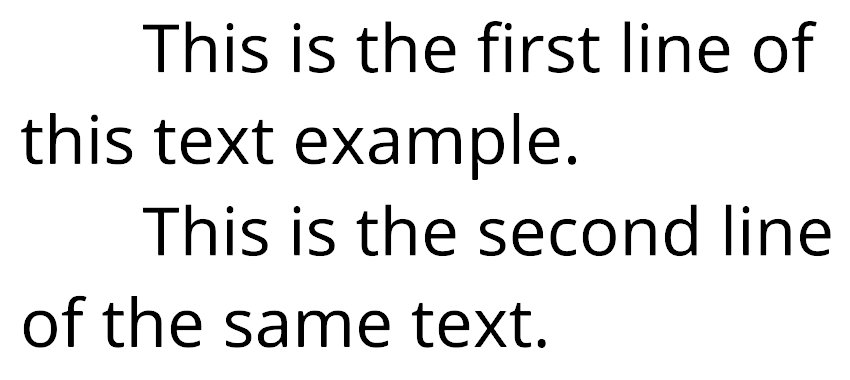
#> input picture assignment_5/test_image.png, 850 x 380 px, found by its file name
$ jupyter execute --allow-errors assignment_5.ipynb
#> lines starting #> are read from the running program, lines starting #| are printed output that depends on the picture; after the words box and inside, x2 and y2 are one past the last pixel; in counts of white or black regions, pixels touching at a corner belong together
#> further down, img is the input picture: shape (380, 850, 3); min 0, max 255, mean 232.5
[cell 1]
# Setup
import sys
if 'google.colab' in sys.modules:
    !apt-get -y install tesseract-ocr
    !pip install -q pytesseract
else:
    # Local: ensure Tesseract is installed separately
    pass

[cell 2]
# Imports
import sys
import os
import platform
import cv2
import numpy as np
import pytesseract

if 'google.colab' in sys.modules:
    from google.colab.patches import cv2_imshow as show
else:
    import matplotlib.pyplot as plt
    def show(img):
        rgb = cv2.cvtColor(img, cv2.COLOR_BGR2RGB)
        plt.figure(figsize=(8,6))
        plt.imshow(rgb)
        plt.axis('off')
        plt.show()

# Tesseract binary path
if 'google.colab' in sys.modules:
    pytesseract.pytesseract.tesseract_cmd = "/usr/bin/tesseract"
elif platform.system() == 'Windows':
    default_path = r"C:\\Program Files\\Tesseract-OCR\\tesseract.exe"
    if os.path.exists(default_path):
        pytesseract.pytesseract.tesseract_cmd = default_path

[cell 3]
# Preprocess: gray -> denoise -> enhance -> threshold

def preprocess_image(img):
    gray = cv2.cvtColor(img, cv2.COLOR_BGR2GRAY)
    blur = cv2.medianBlur(gray, 3)
    clahe = cv2.createCLAHE(clipLimit=2.0, tileGridSize=(8, 8))
    enhanced = clahe.apply(blur)
    _, binary = cv2.threshold(enhanced, 0, 255, cv2.THRESH_BINARY + cv2.THRESH_OTSU)
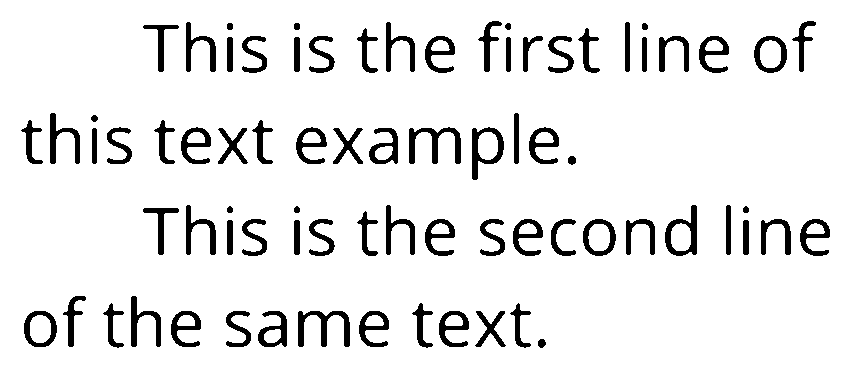
#> binary: shape (380, 850); 91.4% white; 77 black regions, largest, box (x1, y1, x2, y2) and area: (409, 127, 461, 164) 760, (298, 311, 350, 347) 755, (472, 127, 504, 180) 648
    return binary

[cell 4]
# OCR + draw boxes

def draw_tesseract_boxes(original_img, processed_img, psm=6):
    out = original_img.copy()
    config = f"--oem 3 --psm {psm}"

    # Detailed OCR output
    ocr_data = pytesseract.image_to_data(processed_img, config=config, output_type=pytesseract.Output.DICT)
    extracted_text = ""

    for i in range(len(ocr_data['text'])):
        word = ocr_data['text'][i].strip()
        conf = int(ocr_data['conf'][i])
        if conf > 60 and word:
            x, y = ocr_data['left'][i], ocr_data['top'][i]
            w, h = ocr_data['width'][i], ocr_data['height'][i]
            extracted_text += word + " "
            cv2.rectangle(out, (x, y), (x + w, y + h), (0, 255, 0), 2)
            cv2.putText(out, word, (x, y - 10), cv2.FONT_HERSHEY_SIMPLEX, 0.5, (255, 0, 0), 1)

    return out, extracted_text.strip()

[cell 5]
# Load, preprocess, OCR, show

img_path = "C:\\Users\\vivek\\OneDrive\\Desktop\\DL Lab\\assignment_5\\test_image.png"
img = cv2.imread(img_path)

#> (the rest of this cell did not finish here and is left out)
